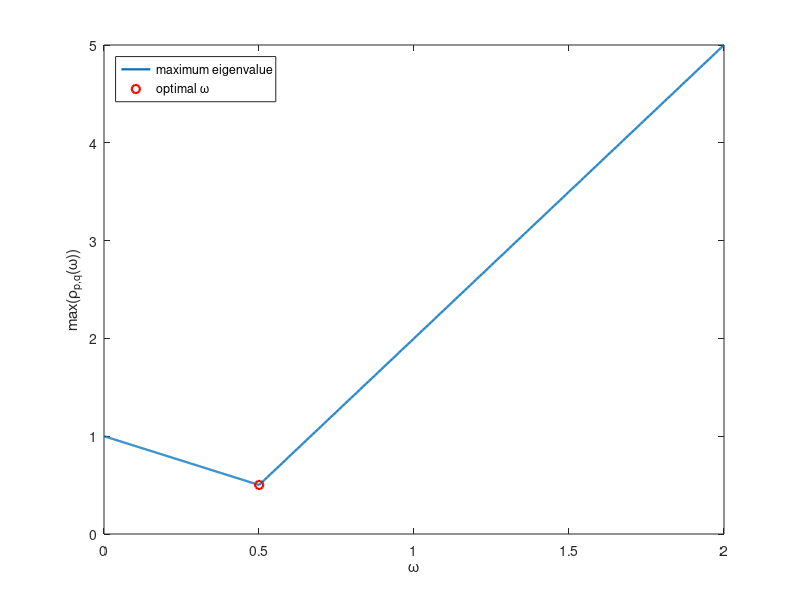

MATLAB code for this plot:
%% 3.2 Under/Over-relaxed Jacobi Smoothing

% eigenvalues expression 4.90 REVIEW
feig = @(p,q,h,omega) (1-omega)+omega.*(cos(p.*pi*h)+cos(q.*pi*h));

m = 1000;
h = 1/(m+1);

% obtain all combinations of p and q
p = m/2:m;
q = m/2:m;
[P,Q] = meshgrid(p,q);

% memory allocation
maxeig = zeros(100,1);

% for each value of omega find the maximum eigenvalue
omega = linspace(0,2,1000);
for i = 1:1000
    eig = feig(P,Q,h,omega(i));
    maxeig(i) = max(max(abs(eig)));
end
% choose omega that makes maxeig minimum
[minmax,idx] = min(maxeig);
omegaopt = omega(idx);
plot(omega,maxeig,'linewidth',1.6)
hold on
plot(omegaopt,minmax,'ro','linewidth',1.6)
legend('maximum eigenvalue','optimal \omega','location','northwest')
xlabel('\omega')
ylabel('max(\rho_{p,q}(\omega))','interpreter','tex')
print('omegaopt','-dpng')